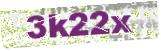
#> input picture oj/3k22x.jpeg, 161 x 51 px
$ python preproc.py oj/3k22x.jpeg   (older library calls are emulated)
#> lines starting #> are read from the running program, lines starting #| are printed output that depends on the picture; after the words box and inside, x2 and y2 are one past the last pixel; in counts of white or black regions, pixels touching at a corner belong together
#> further down, img_rgb is the input picture: shape (51, 161, 3); mean B, G, R 206.9, 205, 214
#!/usr/bin/python3
# -*- coding: utf-8 -*-
import cv2
import sys
import numpy as np
import functools

#from thinning import thinning

class Preprocessor:
    def __init__(self, image):
        self._orig = image
        self._img = image.copy()
        self._isblack = None

    @property
    def img(self):
        return self._img

    def save(self):
        self._orig = self._img.copy()

    def reset(self):
        self._img = self._orig.copy()

    def scale(self, factor, interpolation=cv2.INTER_LINEAR):
#> called with factor = 2, interpolation = 1
        self._img = cv2.resize(self._img, (0,0), fx=factor, fy=factor, interpolation=interpolation)

    def levels(self, minv, maxv, gamma=1.0, img=None):
        if img is None:
            img = self._img

        interval = maxv - minv

        _ = None
        if maxv < 255:
            _,img = cv2.threshold(img, maxv, 255, cv2.THRESH_TRUNC)
        if minv > 0:
            _,img = cv2.threshold(img, minv, 255, cv2.THRESH_TOZERO)
        if _ is not None:
            cv2.normalize(img, img, 0, 255, cv2.NORM_MINMAX)
        if gamma != 1.0:
            lut = np.array([i / 255.0 for i in range(256)])
            igamma = 1.0 / gamma
            lut = cv2.pow(lut, igamma) * 255.0
            abs64f = np.absolute(cv2.LUT(img, lut))
            img = np.uint8(abs64f)
        return _, img

    def hsv_levels(self, minv, maxv, gamma=1.0, img=None, level=2):
#> called with minv = 230, maxv = 255, gamma = 1, level = 2
        if img is None:
            img = self._img
        img_hsv = cv2.cvtColor(img, cv2.COLOR_BGR2HSV)
#> img_hsv: shape (102, 322, 3); mean H, S, V 75, 32.6, 216.9

        # Get Value channel
        h = img_hsv[:,:,0]
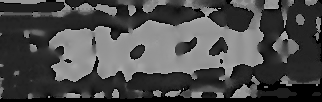
#> h: shape (102, 322); min 0, max 179, mean 75
        s = img_hsv[:,:,1]
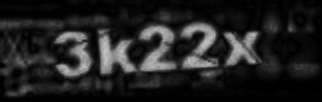
#> s: shape (102, 322); min 0, max 195, mean 32.6
        v = img_hsv[:,:,2]
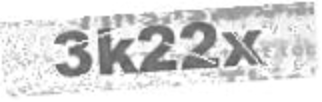
#> v: shape (102, 322); min 88, max 255, mean 216.9
        lev = img_hsv[:,:,level]
# [4 lines of commented-out code are left out]

        _, lev = self.levels(minv, maxv, gamma, lev)
        if _ is not None:
            img_hsv[:,:,level] = lev
#> img_hsv: shape (102, 322, 3); mean H, S, V 75, 32.6, 142.8

        return cv2.cvtColor(img_hsv, cv2.COLOR_HSV2BGR)

    def _blur(self, img, block=(5,5)):
#> called with block = (5, 5)
        return cv2.GaussianBlur(img, block, 0)

    def blur(self, block=(5,5)):
        self._img = self._blur(self._img, block)

    def hsv_threshold(self, img=None):
        if img is None:
            img = self._img
        img_hsv = cv2.cvtColor(img, cv2.COLOR_BGR2HSV)
        hsv_h = img_hsv[:,:,0]
        hsv_s = img_hsv[:,:,1]
        hsv_v = img_hsv[:,:,2]
# [4 lines of commented-out code are left out]
        ret,otsu = cv2.threshold(hsv_s,0,255,cv2.THRESH_BINARY_INV + cv2.THRESH_OTSU)
        return otsu

    def threshold(self, gray=None):
        if gray is None:
            gray = self.gray()
        ret, otsu = cv2.threshold(gray, 0, 255, cv2.THRESH_BINARY_INV + cv2.THRESH_OTSU)
        return otsu

    i = 0

    @staticmethod
    def whiteness(roi):
        r = ((np.array([0,0,0]), np.array([80,80,80])))
        black = cv2.inRange(roi, r[0], r[1])
#        cv2.imshow('im{}'.format(Preprocessor.i), roi)
        Preprocessor.i += 1
        black_inv = cv2.bitwise_not(black)

        white = np.zeros((len(roi), len(roi[0]), 3), np.uint8)
        white[:] = (255,255,255)

        roi = cv2.bitwise_and(roi, roi, mask=black_inv)
        white_roi = cv2.bitwise_and(white, white, mask=black)
        return cv2.add(roi, white_roi)

    def gray(self, img=None):
        if img is None:
            img = self._img
        return cv2.cvtColor(img, cv2.COLOR_BGR2GRAY)
#> returned value: shape (102, 322)

    # [9 lines left out: functions bgr, hsv, not called in this run]

    def isblack(self, border=10, limit=150.0):
        if self._isblack is None:
            # TODO: Caclulate 10%
            # cv2.mean(img, mask=mask)
            mean_top = np.average(cv2.mean(self._img[:border])) < limit
            mean_bot = np.average(cv2.mean(self._img[-border:])) < limit
            self._isblack = mean_top and mean_bot
        return self._isblack

    def skew(self, minv, maxv, gamma=1.0):
        #self._img = self.bgr(self.hsv_threshold())
        lev = self.hsv_levels(minv, maxv, gamma)
        gray = self.gray(self._blur(lev))
#        cv2.imshow('skew_lev', lev)
        mask = cv2.inRange(gray, 240, 255)
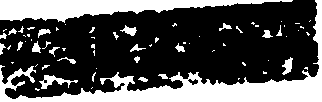
#> mask: shape (102, 322); 32% white; 69 white regions (47 under 20 px), largest, box (x1, y1, x2, y2) and area: (0, 0, 322, 102) 5810, (0, 0, 293, 23) 3303, (39, 75, 78, 89) 203

        # Расширяем границы картинки для лучшего определения границ
        cols, rows, _ = lev.shape
        gray_ext = np.zeros((cols+10, rows+10), np.uint8)
        if not self.isblack():
#> in isblack, `mean_top = np.average(cv2.mean(self._img[:border])) < limit`: mean_top = False
            gray_ext = 255-gray_ext
#> gray_ext: shape (112, 332); every value is 255
        gray_ext[5:-5,5:-5] = gray

        mask_ext = cv2.inRange(gray_ext, 240, 255)
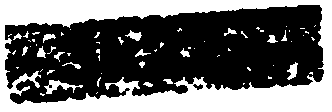
#> mask_ext: shape (112, 332); 39.9% white; 66 white regions (47 under 20 px), largest, box (x1, y1, x2, y2) and area: (0, 0, 332, 112) 13517, (44, 80, 83, 94) 203, (287, 62, 298, 80) 109

        rect = None
        for m in (gray_ext, 255-mask_ext):
            #n = cv2.moments(m)
            #print(n['mu11']/n['mu02'])
            _,contours,_ = cv2.findContours(m, cv2.RETR_EXTERNAL, 2)
            if not contours:
                continue
            cnt = sorted(contours, key = cv2.contourArea, reverse = True)[0]
            rect = cv2.minAreaRect(cnt)
            if abs(rect[2]) > 45:
                rect = (rect[0], rect[1], 90.0 + rect[2])
            if abs(rect[2]) < 7 and abs(rect[2]) != 0: # != -90.0 and rect[2] != 0.0:
                print('Skew: %.3f°' % rect[2])
                break
#> this loop made 2 passes
#> (cnt, rect) on pass 1: ([[0, 0], [0, 111], [331, 111], [331, 0]], ((165.5, 55.5), (111, 331), 0))
#> (printed output is left out)
#> `skew = pre.skew(230, 255)`: skew = ((159, 48.69), (319.4, 80.72), -3.85)

        if rect is None or rect[2] == 0:
            return None
        if abs(rect[2]) > 7:
            print('Rect', rect[2])
            return None
        return ((rect[0][0]-5.0, rect[0][1]-5.0), rect[1], rect[2])

    def rotate(self, rect, border=20, fill=(255,255,255)):
#> called with rect = ((159, 48.69), (319.4, 80.72), -3.85), border = 20, fill = (255, 255, 255)
        if not rect:
            return

        M = cv2.getRotationMatrix2D(rect[0], rect[2], 1)
#> M = [[0.998, -0.0671, 3.62], [0.0671, 0.998, -10.56]]

#        cv2.cv.WarpAffine(cv2.cv.fromarray(self._img), dst, cv2.cv.fromarray(M), flags=cv2.INTER_LINEAR+8, fillval=fill)
        self._img = cv2.warpAffine(self._img, M, (self._img.shape[1], self._img.shape[0]), flags=cv2.INTER_LINEAR+8)

            #img_lev = pre_levels(img_scale, 200, 255)
#            img_lev = pre_levels(img_scale, 0, 170)

        self._img[:border]    = Preprocessor.whiteness(self._img[:border])
#> self._img: shape (102, 322, 3); mean B, G, R 199.3, 197.3, 206.3
        self._img[-border:]   = Preprocessor.whiteness(self._img[-border:])
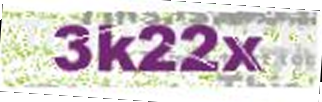
#> self._img: shape (102, 322, 3); mean B, G, R 205.9, 203.8, 212.9
        self._img[:,-border:] = Preprocessor.whiteness(self._img[:,-border:])
#> self._img: shape (102, 322, 3); 0.06% of pixels changed, all inside (x1, y1, x2, y2) = (320, 65, 322, 82)
        self._img[:,:border]  = Preprocessor.whiteness(self._img[:,:border])
#> in whiteness (call 4), `black = cv2.inRange(roi, r[0], r[1])`:
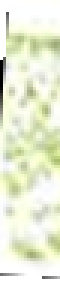
#> roi: shape (102, 20, 3) (shown 3 times larger); mean of channels 0, 1, 2 216.3, 238.5, 234; drawn as B, G, R

# [27 lines left out: function water, not called in this run]

if len(sys.argv) < 2:
    sys.exit(1)

img_rgb = cv2.imread(sys.argv[1])

pre = Preprocessor(img_rgb)
pre.scale(2.0)
img_orig = pre.img.copy()
skew = pre.skew(230, 255)
if skew is None:
    print('Retry')
    skew = pre.skew(20, 100)

pre.reset()
#pre.scale(2.0, cv2.INTER_NEAREST)
pre.scale(2.0, cv2.INTER_CUBIC)
pre.rotate(skew)
_, lev = pre.levels(106, 122, 8.58)
th = pre.hsv_threshold(lev)
#> in hsv_threshold, `ret,otsu = cv2.threshold(hsv_s,0,255,cv2.THRESH_BINARY_INV + cv2.THRES..`: ret = 4

kernel = cv2.getStructuringElement(cv2.MORPH_RECT, (1, 3))
closed = cv2.morphologyEx(th, cv2.MORPH_CLOSE, kernel)
th = pre.threshold(pre.gray(pre.hsv_levels(0, 172, 0.21, level=2)))
#> in threshold, `ret, otsu = cv2.threshold(gray, 0, 255, cv2.THRESH_BINARY_INV + cv2.TH..`: ret = 135
closed = cv2.morphologyEx(th, cv2.MORPH_OPEN, kernel)

kernel = cv2.getStructuringElement(cv2.MORPH_RECT, (3, 8))
closed = cv2.morphologyEx(closed, cv2.MORPH_CLOSE, kernel)
#cv2.imshow('closed', closed)
#pre.scale(2.0, cv2.INTER_NEAREST)
#pre.scale(0.5, cv2.INTER_CUBIC)
gray = pre.hsv_threshold()

#ret,img_mask = cv2.threshold(cv2.cvtColor(img_rgb2, cv2.COLOR_BGR2GRAY),0,255,cv2.THRESH_BINARY_INV + cv2.THRESH_OTSU)
#ret,img_mask = cv2.threshold(pre_blur(img_rgb2)[1],0,255,cv2.THRESH_BINARY_INV + cv2.THRESH_OTSU)
#edges2 = cv2.Canny(cv2.cvtColor(cv2.resize(img_rgb2, (0, 0), fx=1.0, fy=1.0, interpolation=cv2.INTER_NEAREST), cv2.COLOR_BGR2GRAY),50,150,apertureSize = 3)
edges2 = cv2.Canny(gray,50,150,apertureSize = 3)
#edges2 = cv2.Canny(cv2.cvtColor(img_rgb2, cv2.COLOR_BGR2GRAY),50,150,apertureSize = 3)
#img_mask = cv2.adaptiveThreshold(cv2.cvtColor(img_rgb2, cv2.COLOR_BGR2GRAY),255,cv2.ADAPTIVE_THRESH_GAUSSIAN_C,\
#            cv2.THRESH_BINARY_INV,11,2)
kernel = cv2.getStructuringElement(cv2.MORPH_CROSS, (1, 1))
# [7 lines of commented-out code are left out]

l3 = cv2.cvtColor(pre.hsv_levels(170, 255, level=1), cv2.COLOR_BGR2HSV)[:,:,1]
l4 = cv2.cvtColor(pre.hsv_levels(25, 200, level=1), cv2.COLOR_BGR2HSV)[:,:,1]

kernel = cv2.getStructuringElement(cv2.MORPH_RECT, (2, 4))
l33 = cv2.morphologyEx(gray, cv2.MORPH_CLOSE, kernel)

mask_and = cv2.bitwise_and(255-gray, 255-gray, mask=closed)
#cv2.imshow('255-mask_and', 255-mask_and)

# [66 lines left out: functions mask_by_hsv, cut_bg, cut, not called in this run]

class Rect:
    def __init__(self, rect, area, cnt):
        self._rect = rect
        self._area = area
        self._cnt = cnt

    def __repr__(self):
        return '<Rect ({},{}) ({}x{}) #{}>'.format(self.x, self.y, self.w, self.h, self.area)

    @property
    def x(self):
        return self._rect[0]

    @property
    def y(self):
        return self._rect[1]

    @property
    def w(self):
        return self._rect[2]

    @property
    def h(self):
        return self._rect[3]

    @property
    def rect(self):
        return self._rect

    @property
    def area(self):
        return self._area

    @property
    def cnt(self):
        return self._cnt

    @property
    def wx(self):
        return self.x + self.w

    @property
    def hy(self):
        return self.y + self.h

    @property
    def top(self):
        return (self.x, self.y)

    @property
    def bot(self):
        return (self.wx, self.hy)

class Group:
    def __init__(self, rect):
        if not isinstance(rect, Rect):
            raise TypeError('Param {} is not instance of Rect'.format(rect))
        self._r = rect.rect
        self._maxwx = [rect.wx, rect.wx+1, rect.wx+3]
        self._rects = [rect]

    def __repr__(self):
        return '<Group ({},{} {},{}) {}x{} #{}>'.format(self.x, self.y, self.wx, self.hy, self.w, self.h, len(self._rects))

    def __lshift__(self, rect):
        if not isinstance(rect, Rect):
            raise TypeError('Param {} is not instance of Rect'.format(rect))
        self._rects.append(rect)
        self._r = [
            min(self._r[0], rect.x),
            min(self._r[1], rect.y),
            max(self.x+self.w, rect.wx) - self.x,
            max(self.y+self.y, rect.hy) - self.y,
        ]
        self._maxwx = [
            max(self._maxwx[0], rect.wx),
            max(self._maxwx[1], rect.wx+1),
            max(self._maxwx[2], rect.wx+3),
        ]

    # [11 lines left out: functions __iter__, __next__, not called in this run]

    @property
    def last(self):
        return self._rects[-1]

    @property
    def x(self):
        return self._r[0]

    @property
    def y(self):
        return self._r[1]

    @property
    def w(self):
        return self._r[2]

    @property
    def h(self):
        return self._r[3]

    @property
    def wx(self):
        return self.x + self.w

    @property
    def hy(self):
        return self.y + self.h

    @property
    def area(self):
        return cv2.contourArea(self._rects)

    def ispart(self, nxt):
        last = self.last
        return  nxt.x < self._maxwx[0] or \
               (nxt.x == self._maxwx[1] and last.h/nxt.h > 0.9) or \
               (nxt.x < self._maxwx[2] and nxt.w < nxt.h and (nxt.area < 60 or last.h/nxt.h > 1.5))

def detect_contours(img_scale, mask):
    _,contours,_ = cv2.findContours(mask.copy(), cv2.RETR_EXTERNAL, 4)
#> contours = 7 contours, 1 with area under 20; largest, box (x1, y1, x2, y2) and area: (139, 25, 175, 71) 850, (99, 26, 136, 70) 828, (181, 26, 217, 71) 792, (224, 38, 258, 70) 588, (55, 37, 91, 71) 496, (55, 26, 88, 37) 208
    contours = sorted(contours, key = cv2.contourArea, reverse = True)

    preresponses = []

    img_dbg = img_scale.copy()

    cols,rows,_ = img_scale.shape

    miny = rows
    maxy = 0
    cnts = []
    rects = []
    for cnt in contours:
        peri = cv2.arcLength(cnt, True)
        approx = cv2.approxPolyDP(cnt, 0.02 * peri, True)
        area = cv2.contourArea(cnt)
        print('A', area)
        if area >= 3: # > 15 and area < 2500:
            [x,y,w,h] = cv2.boundingRect(cnt)
# [5 lines of commented-out code are left out]
            if x > 20: #h > 25 and x > 20:
                cv2.rectangle(img_dbg,(x,y),(x+w,y+h),(0,0,255),2)
                roi = img_scale[y:y+h,x:x+w]
# [9 lines of commented-out code are left out]
                preresponses.append([x, y, w, roi, '_'])
                cnts.append([x, y, w, h, area])
                rects.append(Rect((x,y,w,h), area, cnt))
                maxy = max(maxy, y+h)
                miny = min(miny, y)
#> this loop made 7 passes
#> (peri, area, x, y, w, h) on passes 1 to 6: (209.8, 850, 139, 25, 36, 46), (187.6, 828.5, 99, 26, 37, 44), (215.4, 791.5, 181, 26, 36, 45), (171.4, 588.5, 224, 38, 34, 32), (133.9, 495.5, 55, 37, 36, 34), (75.61, 207.5, 55, 26, 33, 11)
#> (printed output is left out)
#> after the loop, cnts = [[139, 25, 36, 46, 850], [99, 26, 37, 44, 828.5], [181, 26, 36, 45, 791.5], [224, 38, 34, 32, 588.5], [55, 37, 36, 34, 495.5], [55, 26, 33, 11, 207.5]]; preresponses = 6 items; rects = 6 items
# [4 lines of commented-out code are left out]

    miny -= 2
#> miny = 23
    responses = []
    for r in preresponses:
        continue
#        cv2.rectangle(img_dbg,(r[0],miny),(r[0]+r[2],maxy),(255,0,0),2)
#        continue
        p = Preprocessor(r[3])
        im = r[3]
        p.blur()
# [4 lines of commented-out code are left out]
        th = p.threshold()
#        kernel = np.ones((2,2), np.uint8)
#        im = cv2.erode(im, kernel, iterations=3)

        _,contours,_ = cv2.findContours(th.copy(), cv2.RETR_LIST, 4)
        contours = sorted(contours, key = cv2.contourArea, reverse = True)
        found = False
        for cnt in contours:
            peri = cv2.arcLength(cnt, True)
            approx = cv2.approxPolyDP(cnt, 0.02 * peri, True)
            area = cv2.contourArea(cnt)
#            print(cv2.contourArea(cnt))
            if area > 60 and area < 2500:
                [x,y,w,h] = cv2.boundingRect(cnt)
                w0 = w
                if h>25:
                    if x < 8:
                        w += x
                    x = 0
                    if w + w*0.05 >= r[2]:
                        w = r[2]
                    x += r[0]
#                    roi = img_dbg[r[1]:(r[1]+y+h),r[0]:(r[0]+x+w0)]
#                    cv2.drawContours(roi, [approx], -1, (0, 255, 0), 2)
#                    img_dbg[r[1]:(r[1]+y+h),r[0]:(r[0]+x+w0)] = roi
                    cv2.rectangle(img_dbg,(x,miny),(x+w,maxy),(0,255,0),2)
                    roi = img_scale[miny:maxy,x:x+w]
                    responses.append([x, miny, w, roi, '_'])
                    cnts.append([x, miny, w, h, area])
                    rects.append(Rect((x,miny,w,h), area, cnt))
#                    rsp = responses[-1]
#                    cv2.imshow('norm', cut(img_scale.copy(), (rsp[0]-15, miny-10, rsp[2]+30, maxy-miny+20)))
#                    key = cv2.waitKey(0)
                    found = True
        if not found:
            cv2.rectangle(img_dbg,(r[0],miny),(r[0]+r[2],maxy),(255,0,0),2)
            roi = img_scale[miny:maxy,r[0]:r[0]+r[2]]
            responses.append([r[0], miny, r[2], roi, '_'])
            cnts.append([r[0], miny, r[2], maxy-miny, r[4]])
#> this loop made 6 passes
#> after the loop, responses = []
# [8 lines of commented-out code are left out]
    # [18 lines left out: function cmp_xx, not called in this run]

    rects = sorted(rects, key=lambda r: r.x)
    if not rects:
        return None, img_dbg
#    cnts = sorted(cnts, key=functools.cmp_to_key(cmp_xx))
    reduced = []
    for nxt in rects:
        if not len(reduced):
            reduced.append(Group(nxt))
            continue
        if reduced[-1].ispart(nxt):
            reduced[-1] << nxt
        else:
            print(nxt.x, nxt.area, reduced[-1].last.h/nxt.h)
            reduced.append(Group(nxt))
#> this loop made 6 passes
#> (printed output is left out)
#> after the loop, reduced = 5 items

    colors = [
        (0,255,0),
        (0,255,255),
        (255,0,255),
        (255,0,0),
        (255,255,0),
        (127,255,0),
        (0,255,127),
        (127,255,127),
    ]

    reduced2 = []
    i = 0
    t = len(reduced)-1
#> t = 4
    while i <= t:
        cur = reduced[i]
# [5 lines of commented-out code are left out]
        i += 1
#> this loop made 5 passes
#> after the loop, i = 5

    i = 0
    for r in reduced:
        print(i, r)
        print(r.area)
        for c in r:
            cv2.rectangle(img_dbg,c.top,c.bot,colors[i],2)
        cv2.imshow('norm', img_dbg)
#        print(c.x, c.y, c.area)
        key = cv2.waitKey(0)
        if key == 27: sys.exit(1)
        i += 1
#> this loop made 1 pass
#| 0 <Group (55,26 91,63) 36x37 #2>
#> after the loop, i = 0
    return cnts, img_dbg

img_scale = cv2.bitwise_and(pre.img, pre.img, mask=mask_and) #closed)

#> (the run stopped early here; a loop or call above may not have finished)

$ run again, on oj/4fw5x.jpeg
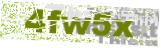
#> input picture oj/4fw5x.jpeg, 161 x 48 px
#> img_rgb is the input picture: shape (48, 161, 3); mean B, G, R 186.9, 215.4, 210.7
#> in skew, `mask = cv2.inRange(gray, 240, 255)`:
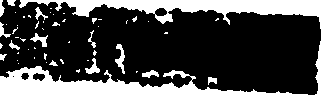
#> mask: shape (96, 322); 27.5% white; 54 white regions (39 under 20 px), largest, box (x1, y1, x2, y2) and area: (0, 0, 322, 96) 7441, (115, 44, 125, 74) 137, (85, 58, 100, 74) 105
#> mean_top = False
#> mask_ext: shape (106, 332); 36.3% white; 49 white regions (38 under 20 px), largest, box (x1, y1, x2, y2) and area: (0, 0, 332, 106) 11918, (120, 49, 130, 79) 137, (90, 63, 105, 79) 105
#> the loop in skew, `for m in (gray_ext, 255-mask_ext): #n = cv2.moments(m) #print(n['mu11'..` made 2 passes
#> (cnt, rect) on pass 1: ([[0, 0], [0, 105], [331, 105], [331, 0]], ((165.5, 52.5), (105, 331), 0))
#> (printed output is left out)
#> skew = ((159.1, 46.85), (79.95, 320.8), 2.94)
#> M = [[0.999, 0.0512, -2.19], [-0.0512, 0.999, 8.21]]
#> black: shape (20, 322); 10% white; 2 white regions, box (x1, y1, x2, y2) and area: (0, 0, 145, 8) 616, (320, 0, 322, 20) 31
#> black: shape (20, 322); 10.4% white; 2 white regions, box (x1, y1, x2, y2) and area: (174, 12, 322, 20) 640, (0, 0, 2, 20) 32
#> black: shape (96, 20); 0.52% white in thin lines or dots, all inside (x1, y1, x2, y2) = (19, 20, 20, 30)
#> black: shape (96, 20); 0.57% white in thin lines or dots, all inside (x1, y1, x2, y2) = (0, 65, 1, 76)
#> in whiteness (call 4), `black = cv2.inRange(roi, r[0], r[1])`:
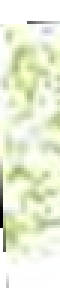
#> roi: shape (96, 20, 3) (shown 3 times larger); mean of channels 0, 1, 2 213, 237.6, 231.5; drawn as B, G, R
#> in hsv_threshold, `ret,otsu = cv2.threshold(hsv_s,0,255,cv2.THRESH_BINARY_INV + cv2.THRES..`: ret = 4
#> in threshold, `ret, otsu = cv2.threshold(gray, 0, 255, cv2.THRESH_BINARY_INV + cv2.TH..`: ret = 138
#> in detect_contours, `_,contours,_ = cv2.findContours(mask.copy(), cv2.RETR_EXTERNAL, 4)`: contours = 10 contours, 3 with area under 20; largest, box (x1, y1, x2, y2) and area: (186, 26, 222, 69) 766, (127, 41, 178, 69) 760, (228, 38, 264, 70) 662, (95, 24, 121, 69) 531, (51, 45, 90, 69) 456, (58, 24, 85, 45) 254, (123, 36, 134, 41) 32
#> the loop in detect_contours, `for cnt in contours:` made 10 passes
#> (peri, area, x, y, h, maxy) on passes 1 to 7: (239.8, 766, 186, 26, 43, 69), (191, 759.5, 127, 41, 28, 69), (145.1, 662, 228, 38, 32, 70), (149.3, 531, 95, 24, 45, 70), (120.6, 455.5, 51, 45, 24, 70), (104, 253.5, 58, 24, 21, 70), (25.71, 32.5, 123, 36, 5, 70)
#> (printed output is left out)
#> after the loop in detect_contours, `for cnt in contours:`: cnts = [[186, 26, 36, 43, 766], [127, 41, 51, 28, 759.5], [228, 38, 36, 32, 662], [95, 24, 26, 45, 531], [51, 45, 39, 24, 455.5], [58, 24, 27, 21, 253.5], [123, 36, 11, 5, 32.5], [170, 36, 10, 4, 17.5]]; preresponses = 8 items
#> in detect_contours, `miny -= 2`: miny = 22
#> the loop in detect_contours, `for r in preresponses:` made 8 passes
#> after the loop in detect_contours, `for r in preresponses:`: responses = []
#> the loop in detect_contours, `for nxt in rects:` made 8 passes
#> (printed output is left out)
#> after the loop in detect_contours, `for nxt in rects:`: reduced = 5 items
#> t = 4
#> the loop in detect_contours, `while i <= t:` made 5 passes
#> after the loop in detect_contours, `while i <= t:`: i = 5
#> the loop in detect_contours, `for r in reduced:` made 1 pass
#| 0 <Group (51,24 90,69) 39x45 #2>
#> after the loop in detect_contours, `for r in reduced:`: i = 0
